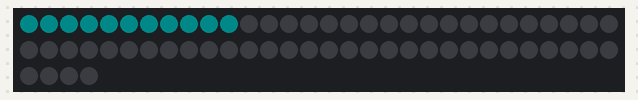
Simulated run of this sketch. Board: Arduino Uno, built with avr-gcc and run on an emulated ATmega328P. Parts: 64 RGB LEDs in strip order, left to right, continuing on the next row. Dim RGB values are drawn brighter than linear.

Above: at 0.53 s.
At 1.27 s:
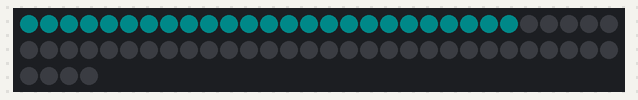
At 2.01 s:
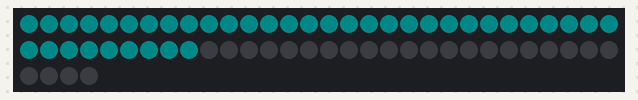
At 3.59 s:
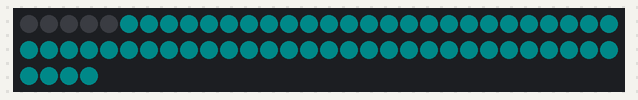
At 5.17 s:
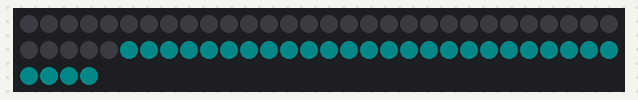
At 6.7 s:
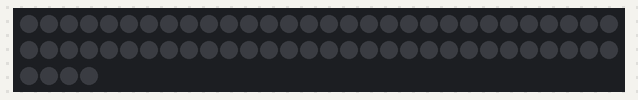

Measured:
- by itself, everything shown: repeats every 7.2 s, in 128 steps

The sketch:

Neo5.ino
```cpp
#include <Adafruit_NeoPixel.h>
Adafruit_NeoPixel strand(64, 0);


int favorite = 0;

void setup() {

  strand.begin();
  strand.clear();
  strand.setBrightness(10);

}
void colorWipe(uint32_t color, int wait) {
  for (int i = 0; i < strand.numPixels(); i++) {
    strand.setPixelColor(i, color);
    strand.show();
    delay(wait);
  }
}
void loop() {

  colorWipe(strand.Color(0,   255,   255), 50); // Red
  colorWipe(strand.Color(  0, 0,   0), 50);

  strand.show();
  delay(500);

}
```
